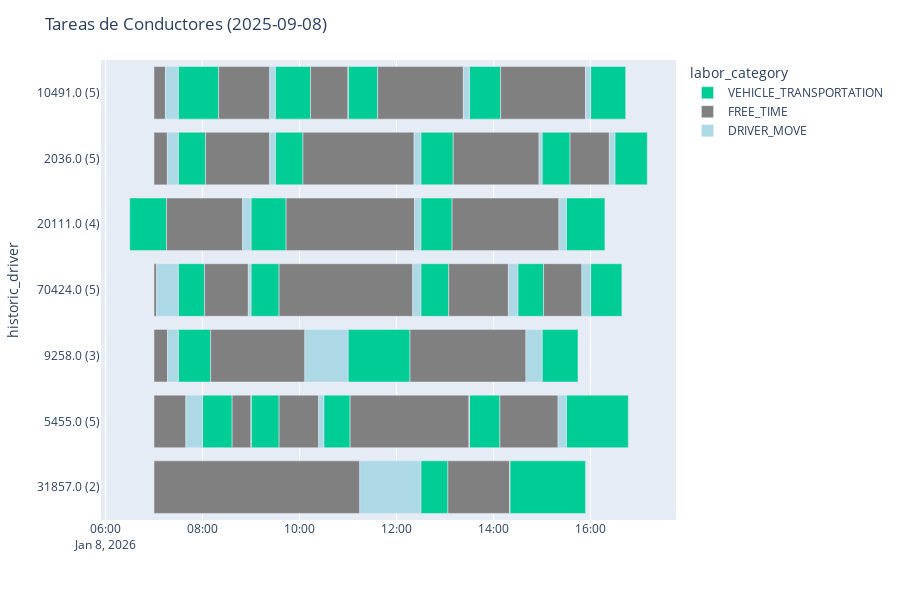
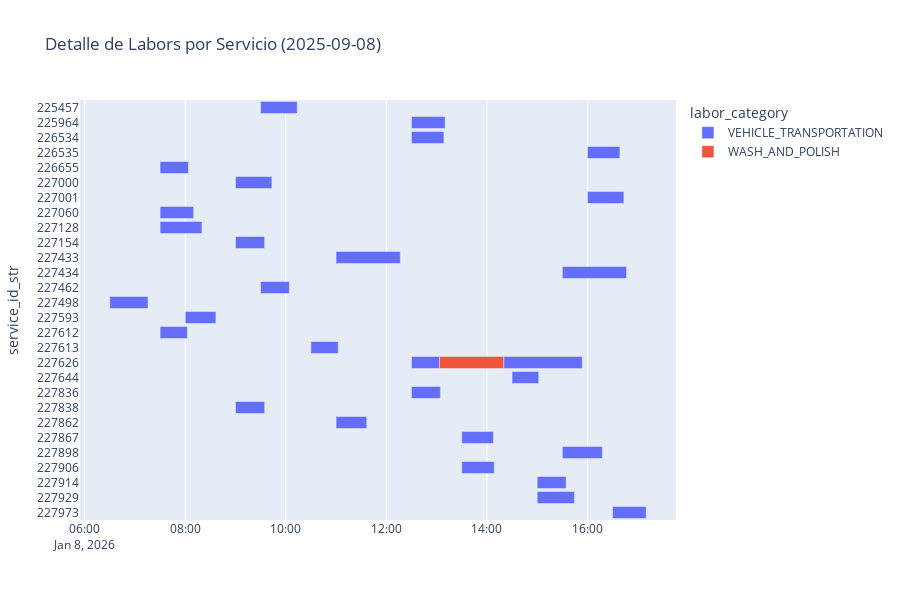

Notebook cell for these charts, in order:
### Markdown cell above
# Gantt and schedules

### Code cell
day_str = '2025-09-08'

df_plot_hist, driver_col = get_day_plotting_df( labors_hist_df, day_str=day_str, city_code ='1', 
                                                dist_dict=dist_dict, assignment_type='historic')
df_plot_algo, driver_col = get_day_plotting_df( labors_algo_df, day_str=day_str, city_code ='1', 
                                                dist_dict=dist_dict, assignment_type='algorithm')

filt_labors = labors_hist_df[(labors_hist_df['schedule_date'].dt.day==8) & 
                (labors_hist_df['city']=='1')]
filt_moves = moves_hist_df[(moves_hist_df['schedule_date'].dt.day==8) & 
               (moves_hist_df['city']=='1')]

plot_gantt_labors_by_driver(df_plot_hist, day_str=day_str, driver_col='historic_driver', return_fig=False)
plot_gantt_by_drivers(filt_labors, filt_moves, day_str, TIEMPO_GRACIA, assignment_type='historic', return_fig=False)
plot_gantt_by_services(filt_labors, day_str, assignment_type='historic', return_fig=False)
# plot_results()


# plot_gantt_labors_by_driver(df_plot_algo, day_str=day_str, driver_col='assigned_driver')
# plot_results(labors_algo_df[(labors_algo_df['schedule_date'].dt.day==8) & 
#                 (labors_algo_df['city']=='149')], 
#              moves_algo_df[(moves_algo_df['schedule_date'].dt.day==8) & 
#                (moves_algo_df['city']=='149')], 
#              day_str, TIEMPO_GRACIA, assignment_type='algorithm')

### Figure 1 — Plotly figure (JSON) as saved in the notebook; plotly's stock layout.template omitted (floating-point values rounded to 4 significant figures; data arrays with more than 128 entries replaced by an {"elided": "..."} marker saying what was removed)
{"data": [{"base": ["2026-01-08T09:30:00.000000000", "2026-01-08T12:30:00.000000000", "2026-01-08T12:30:00.000000000", "2026-01-08T16:00:00.000000000", "2026-01-08T07:30:00.000000000", "2026-01-08T09:00:00.000000000", "2026-01-08T16:00:00.000000000", "2026-01-08T07:30:00.000000000", "2026-01-08T07:30:00.000000000", "2026-01-08T09:00:00.000000000", "2026-01-08T11:00:00.000000000", "2026-01-08T15:30:00.000000000", "2026-01-08T09:30:00.000000000", "2026-01-08T06:30:00.000000000", "2026-01-08T08:00:00.000000000", "2026-01-08T07:30:00.000000000", "2026-01-08T10:30:00.000000000", "2026-01-08T12:30:00.000000000", "2026-01-08T14:19:58.849000000", "2026-01-08T14:30:00.000000000", "2026-01-08T12:30:00.000000000", "2026-01-08T09:00:00.000000000", "2026-01-08T11:00:00.000000000", "2026-01-08T13:30:00.000000000", "2026-01-08T15:30:00.000000000", "2026-01-08T13:30:00.000000000", "2026-01-08T15:00:00.000000000", "2026-01-08T15:00:00.000000000", "2026-01-08T16:30:00.000000000"], "customdata": {"elided": "29x7 mixed values"}, "hovertemplate": "labor_category=VEHICLE_TRANSPORTATION<br>historic_start=%{base}<br>historic_end=%{x}<br>historic_driver=%{y}<br>labor_name=%{customdata[0]}<br>service_id=%{customdata[1]}<br>labor_id=%{customdata[2]}<br>schedule_date=%{customdata[3]}<br>duration_min=%{customdata[4]}<br>start_point=%{customdata[5]}<br>end_point=%{customdata[6]}<extra></extra>", "legendgroup": "VEHICLE_TRANSPORTATION", "marker": {"color": "#00cc96", "pattern": {"shape": ""}}, "name": "VEHICLE_TRANSPORTATION", "orientation": "h", "showlegend": true, "textposition": "auto", "type": "bar", "x": [2618919, 2404044, 2320344, 2320344, 2026134, 2603574, 2603574, 2401920, 2996253, 2085147, 4598775, 4598775, 2053610, 2734479, 2197404, 1953603, 1953603, 2009349, 5627520, 1907676, 2071547, 2086317, 2197404, 2266623, 2861262, 2321568, 2073951, 2663730, 2404044], "xaxis": "x", "y": ["10491.0", "2036.0", "20111.0", "70424.0", "2036.0", "20111.0", "10491.0", "9258.0", "10491.0", "70424.0", "9258.0", "5455.0", "2036.0", "20111.0", "5455.0", "70424.0", "5455.0", "31857.0", "31857.0", "70424.0", "70424.0", "5455.0", "10491.0", "5455.0", "20111.0", "10491.0", "2036.0", "9258.0", "2036.0"], "yaxis": "y"}, {"base": ["2026-01-08T08:19:56.253000000", "2026-01-08T10:04:13.611000000", "2026-01-08T09:43:23.574000000", "2026-01-08T15:01:47.676000000", "2026-01-08T07:00:00.000000000", "2026-01-08T07:15:34.479000000", "2026-01-08T14:08:41.568000000", "2026-01-08T07:00:00.000000000", "2026-01-08T07:00:00.000000000", "2026-01-08T08:02:33.603000000", "2026-01-08T08:10:01.920000000", "2026-01-08T14:07:46.623000000", "2026-01-08T08:03:46.134000000", "2026-01-08T07:00:00.000000000", "2026-01-08T07:00:00.000000000", "2026-01-08T09:34:46.317000000", "2026-01-08T07:00:00.000000000", "2026-01-08T13:03:29.349000000", "2026-01-08T13:04:31.548000000", "2026-01-08T09:34:45.147000000", "2026-01-08T08:36:37.404000000", "2026-01-08T10:13:38.919000000", "2026-01-08T11:02:33.603000000", "2026-01-08T13:08:40.344000000", "2026-01-08T11:36:37.404000000", "2026-01-08T13:10:04.044000000", "2026-01-08T12:16:38.775000000", "2026-01-08T15:34:33.951000000"], "customdata": {"elided": "28x7 mixed values"}, "hovertemplate": "labor_category=FREE_TIME<br>historic_start=%{base}<br>historic_end=%{x}<br>historic_driver=%{y}<br>labor_name=%{customdata[0]}<br>service_id=%{customdata[1]}<br>labor_id=%{customdata[2]}<br>schedule_date=%{customdata[3]}<br>duration_min=%{customdata[4]}<br>start_point=%{customdata[5]}<br>end_point=%{customdata[6]}<extra></extra>", "legendgroup": "FREE_TIME", "marker": {"color": "gray", "pattern": {"shape": ""}}, "name": "FREE_TIME", "orientation": "h", "showlegend": true, "textposition": "auto", "type": "bar", "x": [3792303, 8250549, 9534462, 2847888, 993264, 5645229, 6299424, 1003692, 849276, 3246789, 6994800, 4320573, 4760442, 2366520, 192732, 2931927, 15272040, 4589500, 4427976, 9915633, 1402596, 2781081, 8821137, 7928916, 6360804, 6371316, 8604201, 2918133], "xaxis": "x", "y": ["10491.0", "2036.0", "20111.0", "70424.0", "2036.0", "20111.0", "10491.0", "9258.0", "10491.0", "70424.0", "9258.0", "5455.0", "2036.0", "5455.0", "70424.0", "5455.0", "31857.0", "31857.0", "70424.0", "70424.0", "5455.0", "10491.0", "5455.0", "20111.0", "10491.0", "2036.0", "9258.0", "2036.0"], "yaxis": "y"}, {"base": ["2026-01-08T09:23:08.556000000", "2026-01-08T12:21:44.160000000", "2026-01-08T12:22:18.036000000", "2026-01-08T15:49:15.564000000", "2026-01-08T07:16:33.264000000", "2026-01-08T08:49:39.708000000", "2026-01-08T15:53:40.992000000", "2026-01-08T07:16:43.692000000", "2026-01-08T07:14:09.276000000", "2026-01-08T08:56:40.392000000", "2026-01-08T10:06:36.720000000", "2026-01-08T15:19:47.196000000", "2026-01-08T09:23:06.576000000", "2026-01-08T07:39:26.520000000", "2026-01-08T07:03:12.732000000", "2026-01-08T10:23:38.244000000", "2026-01-08T11:14:32.040000000", "2026-01-08T14:19:58.849000000", "2026-01-08T14:18:19.524000000", "2026-01-08T12:20:00.780000000", "2026-01-08T09:00:00.000000000", "2026-01-08T11:00:00.000000000", "2026-01-08T13:29:34.740000000", "2026-01-08T15:20:49.260000000", "2026-01-08T13:22:38.208000000", "2026-01-08T14:56:15.360000000", "2026-01-08T14:40:02.976000000", "2026-01-08T16:23:12.084000000"], "customdata": {"elided": "28x7 mixed values"}, "hovertemplate": "labor_category=DRIVER_MOVE<br>historic_start=%{base}<br>historic_end=%{x}<br>historic_driver=%{y}<br>labor_name=%{customdata[0]}<br>service_id=%{customdata[1]}<br>labor_id=%{customdata[2]}<br>schedule_date=%{customdata[3]}<br>duration_min=%{customdata[4]}<br>start_point=%{customdata[5]}<br>end_point=%{customdata[6]}<extra></extra>", "legendgroup": "DRIVER_MOVE", "marker": {"color": "lightblue", "pattern": {"shape": ""}}, "name": "DRIVER_MOVE", "orientation": "h", "showlegend": true, "textposition": "auto", "type": "bar", "x": [411444, 495840, 461964, 644436, 806736, 620292, 379008, 796308, 950724, 199608, 3203280, 612804, 413424, 1233480, 1607268, 381756, 4527960, 0, 700476, 599220, 0, 0, 25260, 550740, 441792, 224640, 1197024, 407916], "xaxis": "x", "y": ["10491.0", "2036.0", "20111.0", "70424.0", "2036.0", "20111.0", "10491.0", "9258.0", "10491.0", "70424.0", "9258.0", "5455.0", "2036.0", "5455.0", "70424.0", "5455.0", "31857.0", "31857.0", "70424.0", "70424.0", "5455.0", "10491.0", "5455.0", "20111.0", "10491.0", "2036.0", "9258.0", "2036.0"], "yaxis": "y"}], "layout": {"barmode": "overlay", "height": 600, "legend": {"title": {"text": "labor_category"}, "tracegroupgap": 0}, "margin": {"t": 60}, "title": {"text": "Tareas de Conductores (2025-09-08)"}, "xaxis": {"anchor": "y", "domain": [0, 1], "type": "date"}, "yaxis": {"anchor": "x", "autorange": "reversed", "categoryarray": ["10491.0", "2036.0", "20111.0", "70424.0", "9258.0", "5455.0", "31857.0"], "categoryorder": "array", "domain": [0, 1], "ticktext": ["10491.0 (5)", "2036.0 (5)", "20111.0 (4)", "70424.0 (5)", "9258.0 (3)", "5455.0 (5)", "31857.0 (2)"], "tickvals": ["10491.0", "2036.0", "20111.0", "70424.0", "9258.0", "5455.0", "31857.0"], "title": {"text": "historic_driver"}, "type": "category"}}}

### Figure 2 — Plotly figure (JSON) as saved in the notebook; plotly's stock layout.template omitted (floating-point values rounded to 4 significant figures)
{"data": [{"base": ["2026-01-08T09:30:00.000000000", "2026-01-08T12:30:00.000000000", "2026-01-08T12:30:00.000000000", "2026-01-08T16:00:00.000000000", "2026-01-08T07:30:00.000000000", "2026-01-08T09:00:00.000000000", "2026-01-08T16:00:00.000000000", "2026-01-08T07:30:00.000000000", "2026-01-08T07:30:00.000000000", "2026-01-08T09:00:00.000000000", "2026-01-08T11:00:00.000000000", "2026-01-08T15:30:00.000000000", "2026-01-08T09:30:00.000000000", "2026-01-08T06:30:00.000000000", "2026-01-08T08:00:00.000000000", "2026-01-08T07:30:00.000000000", "2026-01-08T10:30:00.000000000", "2026-01-08T12:30:00.000000000", "2026-01-08T14:19:58.849000000", "2026-01-08T14:30:00.000000000", "2026-01-08T12:30:00.000000000", "2026-01-08T09:00:00.000000000", "2026-01-08T11:00:00.000000000", "2026-01-08T13:30:00.000000000", "2026-01-08T15:30:00.000000000", "2026-01-08T13:30:00.000000000", "2026-01-08T15:00:00.000000000", "2026-01-08T15:00:00.000000000", "2026-01-08T16:30:00.000000000"], "customdata": [["10491.0", "Alfred Initial Transport"], ["2036.0", "Alfred Initial Transport"], ["20111.0", "Alfred Initial Transport"], ["70424.0", "Alfred Initial Transport"], ["2036.0", "Alfred Initial Transport"], ["20111.0", "Alfred Initial Transport"], ["10491.0", "Alfred Initial Transport"], ["9258.0", "Alfred Initial Transport"], ["10491.0", "Alfred Initial Transport"], ["70424.0", "Alfred Initial Transport"], ["9258.0", "Alfred Initial Transport"], ["5455.0", "Alfred Initial Transport"], ["2036.0", "Alfred Initial Transport"], ["20111.0", "Alfred Initial Transport"], ["5455.0", "Alfred Initial Transport"], ["70424.0", "Alfred Initial Transport"], ["5455.0", "Alfred Initial Transport"], ["31857.0", "Alfred Initial Transport"], ["31857.0", "Alfred Transport"], ["70424.0", "Alfred Initial Transport"], ["70424.0", "Alfred Initial Transport"], ["5455.0", "Alfred Initial Transport"], ["10491.0", "Alfred Initial Transport"], ["5455.0", "Alfred Initial Transport"], ["20111.0", "Alfred Initial Transport"], ["10491.0", "Alfred Initial Transport"], ["2036.0", "Alfred Initial Transport"], ["9258.0", "Alfred Initial Transport"], ["2036.0", "Alfred Initial Transport"]], "hovertemplate": "labor_category=VEHICLE_TRANSPORTATION<br>historic_start=%{base}<br>historic_end=%{x}<br>service_id_str=%{y}<br>driver_label=%{customdata[0]}<br>labor_name=%{customdata[1]}<extra></extra>", "legendgroup": "VEHICLE_TRANSPORTATION", "marker": {"color": "#636efa", "pattern": {"shape": ""}}, "name": "VEHICLE_TRANSPORTATION", "orientation": "h", "showlegend": true, "textposition": "auto", "type": "bar", "x": [2618919, 2404044, 2320344, 2320344, 2026134, 2603574, 2603574, 2401920, 2996253, 2085147, 4598775, 4598775, 2053610, 2734479, 2197404, 1953603, 1953603, 2009349, 5627520, 1907676, 2071547, 2086317, 2197404, 2266623, 2861262, 2321568, 2073951, 2663730, 2404044], "xaxis": "x", "y": ["225457", "225964", "226534", "226535", "226655", "227000", "227001", "227060", "227128", "227154", "227433", "227434", "227462", "227498", "227593", "227612", "227613", "227626", "227626", "227644", "227836", "227838", "227862", "227867", "227898", "227906", "227914", "227929", "227973"], "yaxis": "y"}, {"base": ["2026-01-08T13:03:29.349000000"], "customdata": [["on site", "Wash and Polish"]], "hovertemplate": "labor_category=WASH_AND_POLISH<br>historic_start=%{base}<br>historic_end=%{x}<br>service_id_str=%{y}<br>driver_label=%{customdata[0]}<br>labor_name=%{customdata[1]}<extra></extra>", "legendgroup": "WASH_AND_POLISH", "marker": {"color": "#EF553B", "pattern": {"shape": ""}}, "name": "WASH_AND_POLISH", "orientation": "h", "showlegend": true, "textposition": "auto", "type": "bar", "x": [4589500], "xaxis": "x", "y": ["227626"], "yaxis": "y"}], "layout": {"barmode": "overlay", "height": 600, "legend": {"title": {"text": "labor_category"}, "tracegroupgap": 0}, "title": {"text": "Detalle de Labors por Servicio (2025-09-08)"}, "xaxis": {"anchor": "y", "domain": [0, 1], "type": "date"}, "yaxis": {"anchor": "x", "autorange": "reversed", "domain": [0, 1], "title": {"text": "service_id_str"}, "type": "category"}}}
